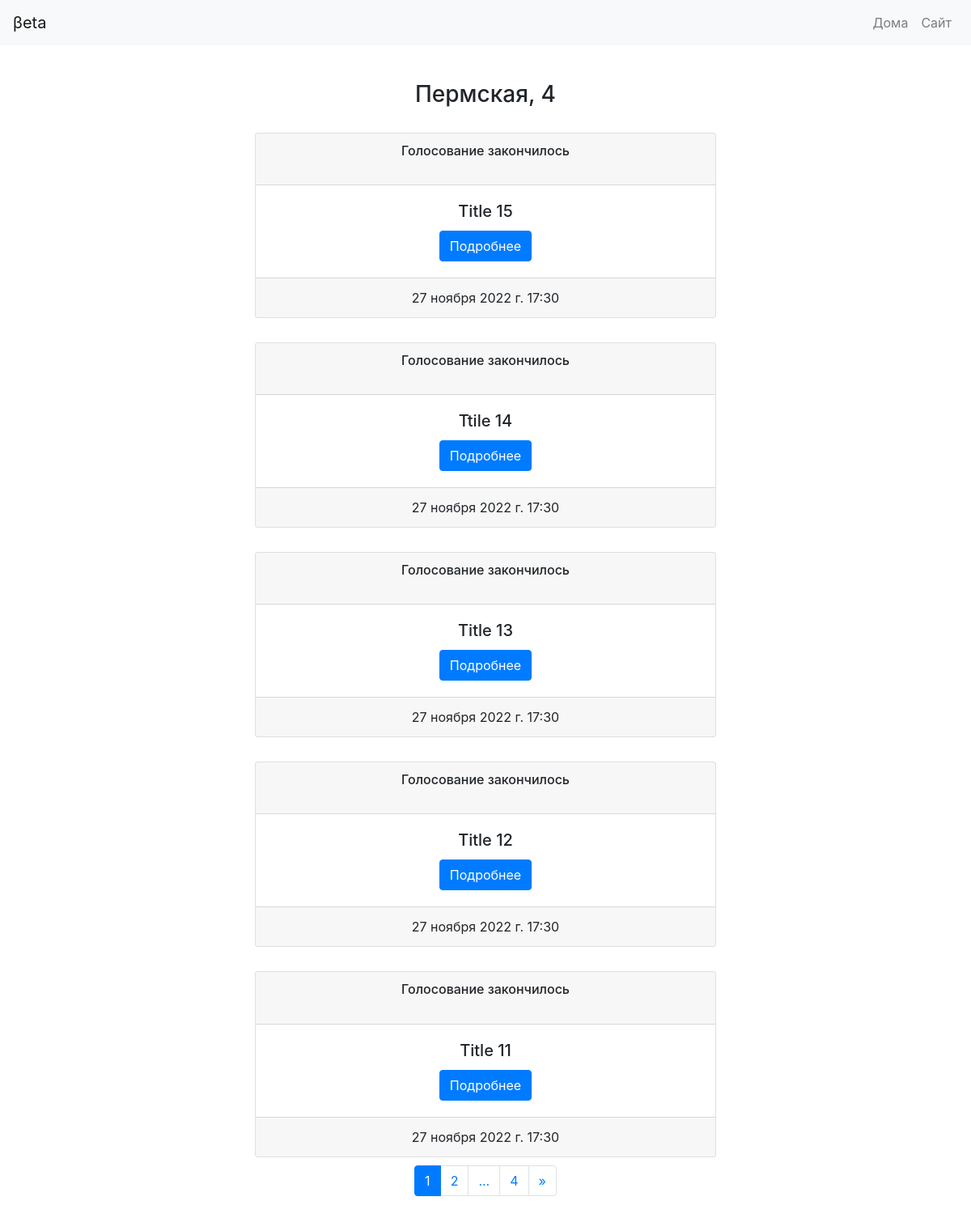
/manage/1/ (signed in), run on the app's committed database.
### quiz/models.py (models this page shows, shortened)
class House(models.Model):
    street = models.CharField(max_length=150, verbose_name='Улица')
    house = models.CharField(max_length=150, verbose_name='Номер дома')
    house_index = models.IntegerField(verbose_name='Индекс дома')
    max_flat = models.IntegerField(verbose_name='Количество квартир в доме')
    class Meta:
        unique_together = ['street', 'house']
        verbose_name = "Дом"
        verbose_name_plural = "Дома"
        ordering = ['street', 'house']

class Quiz(models.Model):
    title = models.CharField(max_length=150, verbose_name='Заголовок')
    text = models.TextField(blank=True, verbose_name='Текст опроса')
    created_at = models.DateTimeField(auto_now_add=True, verbose_name='Дата создания')
    updated_at = models.DateTimeField(auto_now=True, verbose_name='Дата обновления')
    house = models.ManyToManyField(House, 'Дом')
    finished_at = models.DateTimeField(verbose_name='Дата окончания')
    class Meta:
        verbose_name = "Опрос"
        verbose_name_plural = "Опросы"
        ordering = ['created_at', '-finished_at']

### quiz/views.py (the view)
# urls.py: path('manage/<int:house_id>/', ManageQuizes.as_view(), name='manage_quizes'),
@method_decorator(admin_required(login_url='home'), name='dispatch')
class ManageQuizes(ListView):
    context_object_name = 'list_quiz'
    template_name = 'manage/view_quizes.html'
    paginate_by = 5
    def get_queryset(self):
        return Quiz.objects.filter(house=self.kwargs['house_id']).order_by('-created_at')
    def get_context_data(self, *, object_list=None, **kwargs):
        context = super().get_context_data(**kwargs)
        context['house'] = House.objects.get(pk=self.kwargs['house_id'])
        return context

### quiz/templates/manage/view_quizes.html (shortened to what this page needs)
{% extends 'manage/base.html' %}
{% block content %}
    <div class="col-12 col-md-10 col-lg-8 col-xl-6 content">
        <h3>{{ house.street }}, {{ house.house }}</h3>
        {% for quiz in list_quiz %}
            <div class="card">
                <div class="card-header">
                    {% now "Y-m-d-H-i-s" as now_datetime %}
                    {% if now_datetime > quiz.finished_at|date:"Y-m-d-H-i-s" %}
                        <div>
                            <h6>Голосование закончилось</h6>
                        </div>
                    {% else %}
                        <div>
                            <h6>Голосование активно (закончится {{ quiz.finished_at }})</h6>
                        </div>
                    {% endif %}
                </div>
                <div class="card-body">
                    <h5 class="card-title">{{ quiz.title }}</h5>
                    <a href="{% url 'manage_answers' house.pk quiz.pk %}" class="btn btn-primary">Подробнее</a>
                </div>
                <div class="card-footer">{{ quiz.created_at }}</div>
            </div>
        {% endfor %}
    </div>
{% endblock %}

### quiz/templates/manage/view_quizes.html (style rules this page uses)
.content { margin: 100px auto 0; text-align: center; }
h6 { margin-bottom: 20px; }
.card { margin-top: 30px; }

### data on the page
House: street "Пермская", house "4"
Quiz: shows "Голосование закончилось", title "Title 15", created_at "27 ноября 2022 г. 17:30"
Quiz: shows "Голосование закончилось", title "Ttile 14", created_at "27 ноября 2022 г. 17:30"
Quiz: shows "Голосование закончилось", title "Title 13", created_at "27 ноября 2022 г. 17:30"
Quiz: shows "Голосование закончилось", title "Title 12", created_at "27 ноября 2022 г. 17:30"
Quiz: shows "Голосование закончилось", title "Title 11", created_at "27 ноября 2022 г. 17:30"

### other printed values
{{ p }} "1"
{{ p }} "2"
{{ paginator.page_range|last }} "4"
